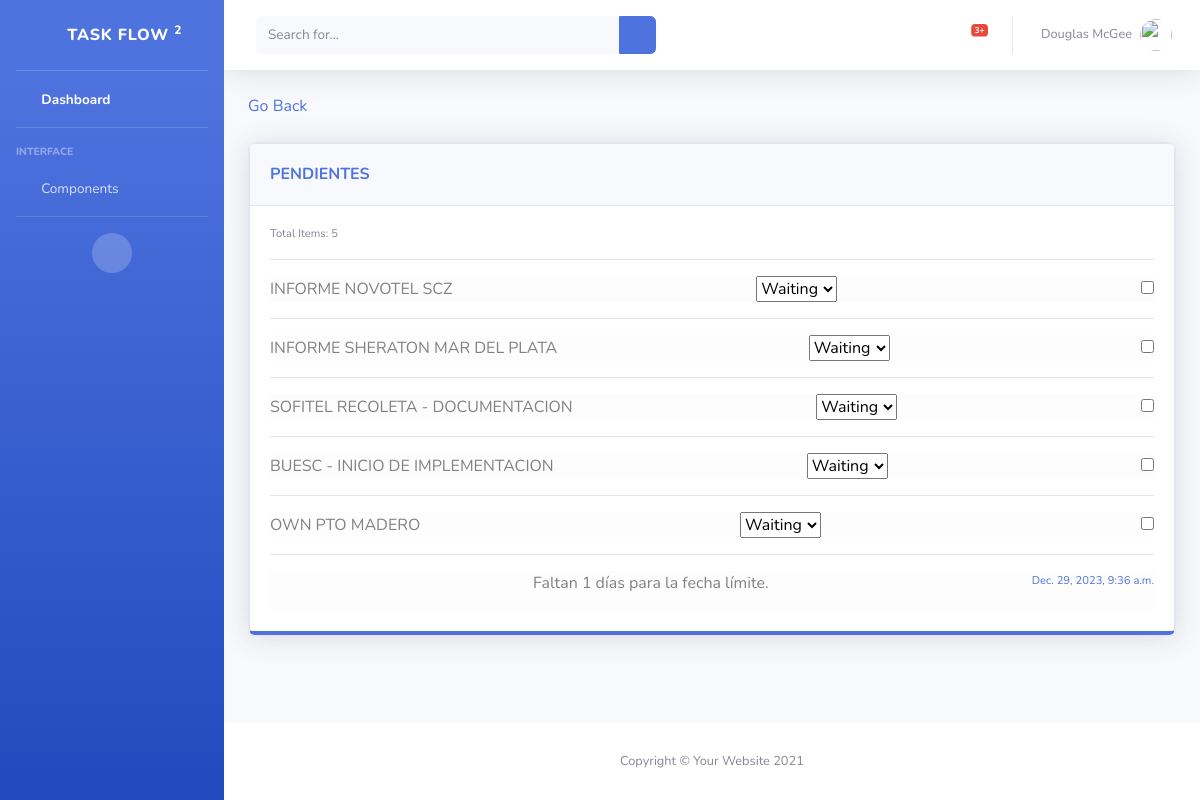
The page /task-flow/detail-tasks/23 on the database its author committed.
### TaskManager/models.py (models this page shows, shortened)
class TasksList(models.Model):
    task_name = models.CharField(max_length=30)
    created_at = models.DateTimeField(auto_now_add=True)
    updated_at = models.DateTimeField(auto_now=True)
    task_description = models.CharField(max_length=50, null=True)
    task_content = models.TextField(max_length=150, null=True)
    task_type = models.CharField(max_length=150, null=True, blank=True)
    status = models.IntegerField( null=True, blank=True)
    deadline = models.DateTimeField()
    open = models.BooleanField(default=True)
    owner = models.ForeignKey(User, on_delete=models.CASCADE)

class SubTask(models.Model):
    sub_task = models.CharField(max_length=150)
    created_at = models.DateTimeField(auto_now_add=True)
    updated_at = models.DateTimeField(auto_now=True)
    open = models.BooleanField() # Este campo debio llamarse "Open"
    sub_task_list = models.ForeignKey(TasksList, on_delete=models.CASCADE)
    date = models.DateTimeField(null=True, blank=True)
    state = models.IntegerField(null=True, blank=True)

### TaskManager/views.py (the view)
# urls.py: path('detail-tasks/<pk>', TaskDetail.as_view(), name="DetailTasks"),
class TaskDetail(DetailView):
    model = TasksList
    template_name = "task_detail.html"
    def get_context_data(self, **kwargs):
        context = super().get_context_data(**kwargs)
        task = self.object
        rows = task.subtask_set.all()
        all_completed_rows = all(row.open for row in rows)
        context['all_completed_rows'] = all_completed_rows
        total_rows = rows.count()
        context['comentarios'] = rows
        context['total_rows'] = total_rows
        if task.deadline:
            today = datetime.now().date()
            days_difference = (task.deadline.date() - today).days
            task.days_difference = days_difference
            print(days_difference)
            time_difference = task.deadline - timezone.now()
            task.time_difference = int(time_difference.total_seconds())
            task.time_difference_format = time_difference
        else:
            task.days_difference = None
        return context

### TaskManager/templates/task_detail.html (shortened to what this page needs)
{% extends 'base.html' %}
{% block pagecontent %}
<div class="container-fluid">
    <a href="javascript: history.go(-1)">Go Back</a>
    <br><br>
    <div class="row">
            <div class="col-lg-12">
                <div class="card shadow mb-4">
                {% if object.deadline %}
                    {% if object.time_difference > 0 %}
                        <div class="card border-bottom-primary">
                    {% else %}
                        <div class="card border-bottom-danger">
                    {% endif %}
                {% endif %}
                <div class="card-header py-3 d-flex justify-content-between align-items-center">
                    <h6 class="m-0 font-weight-bold text-primary">{{ object.task_name }}</h6>
                    <div>
                        <a type="button" class="btn btn-circle btn-sm" data-toggle="modal" data-target="#subTaskModal">
                            <i class="fas fa-plus"></i>
                        </a>
                        <a type="button" class="btn btn-circle btn-sm" href="{% url 'DeleteTask' object.id %}">
                            <i class="fas fa-trash"></i>
                        </a>
                    </div>
                </div>
                <div class="card-body">
                    <p class="mb-0 text-xs">Total Items: {{ total_rows }}</p>
                    <hr>
                    {% for subtask in comentarios %}
                    <li class="list-group-item-light d-flex justify-content-between align-items-center custom-list-item">
                        <a style="{% if not subtask.open %}text-decoration: line-through;{% endif %}">{{ subtask.sub_task }}</a>
                        <div>
                            <select data-subtask-id="{{ subtask.id }}" name="test" class="subtaskSelect">
                                <option value="1">Waiting</option>
                            </select>
                        </div>
                        <div>
                            <input type="checkbox" data-subtask-id="{{ subtask.id }}" data-subtask-open="{{ subtask.open }}" {% if not subtask.open %}checked{% endif %}>
                        </div>
                    </li>
                    <hr>
                    {% endfor %}
                    <li class="list-group-item-light d-flex justify-content-between align-items-left custom-list-item">
                        {% if object.days_difference is not None %}
                            {% if object.days_difference == 0 %}
                                <p>La fecha límite es hoy.</p>
                            {% elif object.days_difference > 0 %}
                                <p>Faltan {{ object.days_difference }} días para la fecha límite.</p>
                            {% else %}
                                <p>La fecha límite ya pasó.</p>
                            {% endif %}
                        {% else %}
                            <p>La tarea no tiene fecha de vencimiento.</p>
                        {% endif %}
                        <div class="small mb-1">
                            <a class="text-xs "> {{ object.deadline }} </a>
                        </div>
                    </li>
                </div>
            </div>
        </div>
        </div>
    </div>
</div>
{% endblock pagecontent %}

### rows shown on the page
TasksList: task_name "PENDIENTES", days_difference "1", deadline "Dec. 29, 2023, 9:36 a.m."
SubTask: sub_task "INFORME NOVOTEL SCZ", test "Waiting"
SubTask: sub_task "INFORME SHERATON MAR DEL PLATA", test "Waiting"
SubTask: sub_task "SOFITEL RECOLETA - DOCUMENTACION", test "Waiting"
SubTask: sub_task "BUESC - INICIO DE IMPLEMENTACION", test "Waiting"
SubTask: sub_task "OWN PTO MADERO", test "Waiting"

### other values the page prints
{{ total_rows }} "5"
